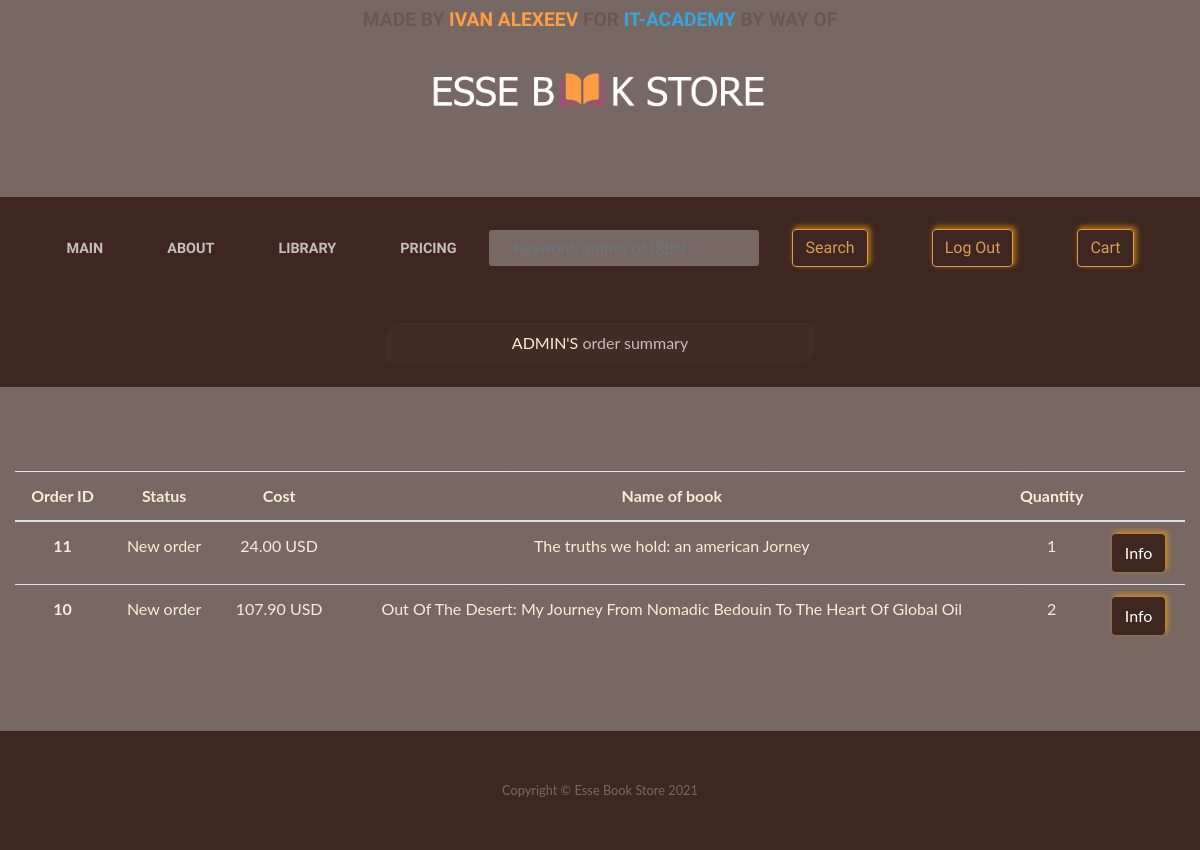
The app's page /profile/ (signed in), older data.
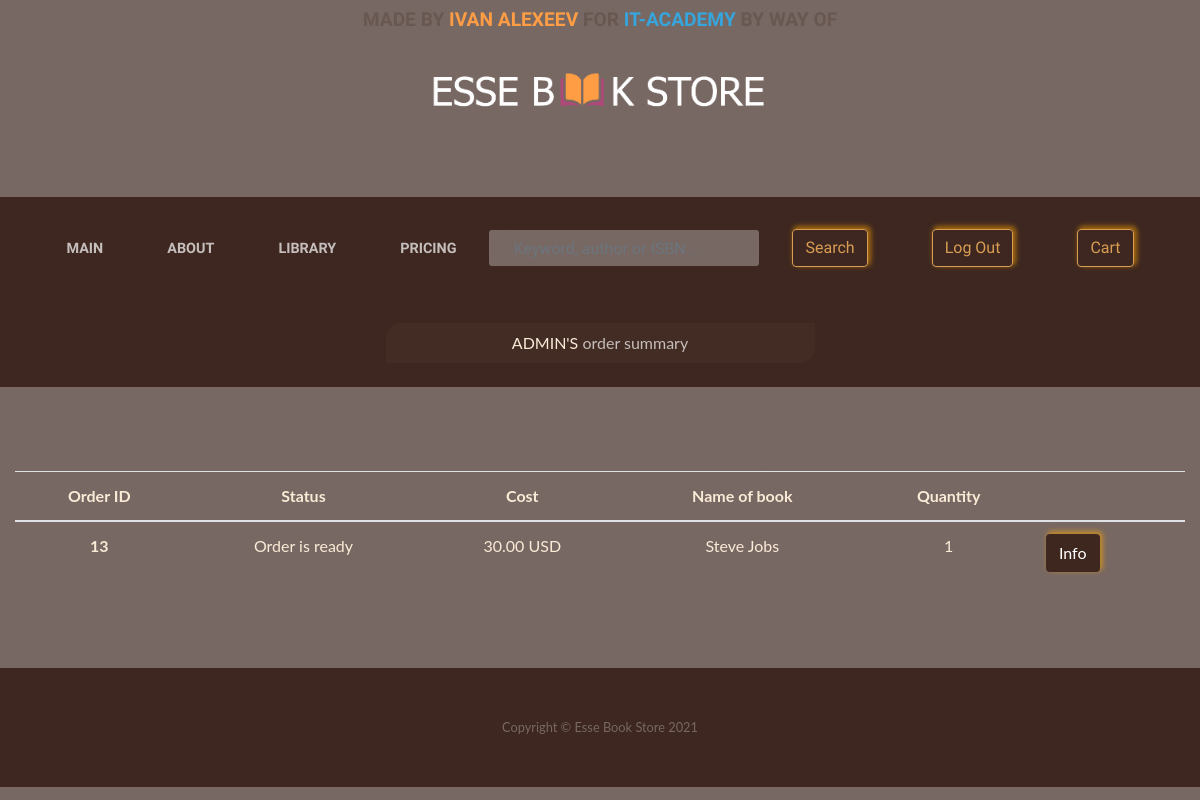
The same page, newer data.
### mainapp/models.py (models this page shows, shortened)
class Order(models.Model):
    STATUS_NEW = 'new'
    STATUS_IN_PROGRESS = 'in_progress'
    STATUS_READY = 'is_ready'
    STATUS_COMPLETED = 'completed'
    PURCHASE_TYPE_SELF = 'self'
    PURCHASE_TYPE_DELIVERY = 'delivery'
    STATUS_CHOICES = (
        (STATUS_NEW, 'New order'),
        (STATUS_IN_PROGRESS, 'Order in progress'),
        (STATUS_READY, 'Order is ready'),
        (STATUS_COMPLETED, 'Order is completed')
    )
    PURCHASE_TYPE_CHOICES = (
        (PURCHASE_TYPE_SELF, 'Self-pickup'),
        (PURCHASE_TYPE_DELIVERY, 'Delivery')
    )
    customer = models.ForeignKey(Customer, verbose_name='Customer', related_name='related_orders', on_delete=CASCADE)
    first_name = models.CharField(max_length=255, verbose_name='First name')
    last_name = models.CharField(max_length=255, verbose_name='Last name')
    phone = models.CharField(max_length=20, verbose_name='Phone number')
    cart = models.ForeignKey(Cart, verbose_name='Cart', on_delete=CASCADE, null=True, blank=True)
    address = models.CharField(max_length=1024, verbose_name='Address', null=True, blank=True)
    status = models.CharField(
        max_length=100,
        verbose_name='Order status',
        choices=STATUS_CHOICES,
        default=STATUS_NEW
    )
    purchase_type = models.CharField(
        max_length=100,
        verbose_name='Purchase type',
        choices=PURCHASE_TYPE_CHOICES,
        default=PURCHASE_TYPE_SELF
    )
    comment = models.TextField(verbose_name='Comment form', null=True, blank=True)
    created_at = models.DateTimeField(auto_now=True, verbose_name='Order creating date')
    order_date = models.DateField(verbose_name='Order processing date', default=timezone.now)

class Cart(models.Model):
    owner = models.ForeignKey('Customer', null=True, verbose_name='Owner', on_delete=CASCADE)
    products = models.ManyToManyField(CartProduct, blank=True, related_name='related_cart')
    total_products = models.PositiveIntegerField(default=0)
    final_price = models.DecimalField(max_digits=9, default=0, decimal_places=2, verbose_name='Total cost')
    in_order = models.BooleanField(default=False)
    for_anonymous_user = models.BooleanField(default=False)

class CartProduct(models.Model):
    user = models.ForeignKey('Customer', verbose_name='Customer', on_delete=models.CASCADE)
    cart = models.ForeignKey('Cart', verbose_name='Cart', on_delete=models.CASCADE, related_name='related_products')
    content_type = models.ForeignKey(ContentType, on_delete=CASCADE)
    object_id = models.PositiveIntegerField()
    content_object = GenericForeignKey('content_type', 'object_id')
    quantity = models.PositiveIntegerField(default=1)
    final_price = models.DecimalField(max_digits=9, decimal_places=2, verbose_name='Total cost')

class Product(models.Model):
    MIN_RESOLUTION = (400,400)
    MAX_RESOLUTION = (4000,4000)
    MAX_IMAGE_SIZE = 3145728
    class Meta:
        abstract=True
    category = models.ForeignKey(Category, verbose_name='Category', on_delete=models.CASCADE)
    title = models.CharField(max_length=255, verbose_name='Book Title')
    slug = models.SlugField(unique=True)
    image = models.ImageField(verbose_name='Image')
    description = models.TextField(verbose_name='Annotation', null = True)
    price = models.DecimalField(max_digits=9, decimal_places=2, verbose_name='Price')

class Biography(Product):
    authorship = models.CharField(max_length=255, verbose_name='Author:')
    book_format = models.CharField(max_length=255, verbose_name='Format:', null=False, blank=False)
    publisher = models.CharField(max_length=255, verbose_name='Publisher:')
    the_year_of_publishing = models.CharField(max_length=10, verbose_name='Published:')
    book_dimensions = models.CharField(max_length=10, verbose_name='Quantity of pages:')
    language = models.CharField(max_length=40, verbose_name='Language:')
    appropriate_for_ages = models.CharField(max_length=10, verbose_name='Appropriate for ages:')
    ISBN_13 = models.CharField(max_length=13, verbose_name='International Standard Book Number:')

### mainapp/views.py (the view)
# urls.py: path('profile/', ProfileView.as_view(), name='profile'),
class ProfileView(CartMixin, View):
    def get(self, request, *args, **kwargs):
        customer = Customer.objects.get(user=request.user)
        orders = Order.objects.filter(customer=customer).order_by('-created_at')
        categories = Category.objects.all()
        return render(
            request,
            'profile.html',
            {
                'orders': orders,
                'cart': self.cart,
                'categories':categories
            }
        )

### mainapp/mixins.py (called while the page is built)
    def dispatch(self, request, *args, **kwargs):
        if request.user.is_authenticated:
            customer = Customer.objects.filter(user=request.user).first()
            if not customer:
                customer = Customer.objects.create(
                    user=request.user
                )
            cart = Cart.objects.filter(owner=customer, in_order=False).first()
            if not cart:
                cart = Cart.objects.create(owner=customer)
        else:
            cart = Cart.objects.filter(for_anonymous_user=True).first()
            if not cart:
                cart = Cart.objects.create(for_anonymous_user=True)
        self.cart = cart
        return super().dispatch(request, *args, **kwargs)

### mainapp/models.py (called while the page is built)
    def get_queryset(self):
        return super().get_queryset()

### mainapp/templates/profile.html (shortened to what this page needs)
{% load static %}
<!DOCTYPE html>
<html lang="en-us">
<head>
    <link href="../../static/vendor/bootstrap/css/bootstrap.min.css" rel="stylesheet">
    <link href="../../static/css/business-casual.css" rel="stylesheet">
</head>
<body>
    <h1 class="site-heading text-center text-white d-none d-lg-block">
        <span class="site-heading-upper text-primary mb-3">Made by <a href="https://github.com/alexeevivan" target="_blank" style="color: #FF9D45FF"> Ivan Alexeev</a> for <a href="https://it-academy.by" target="_blank" style="color: #36A5DCFF">IT-Academy</a> by way of <div style="margin-top: 10px;"></div></span>
        <span>
            <a href="{% url 'base' %}">
                <img src="../../static/img/logo.png" style="width: 30%; height: 30%; margin-top: 2%">
            </a>
        </span>
    </h1>
    <nav class="navbar navbar-expand-lg navbar-dark py-lg-4" id="mainNav">
        <div class="collapse navbar-collapse" id="navbarResponsive">
            <ul class="navbar-nav mx-auto">
                <li class="nav-item px-lg-4 mb-auto mt-auto">
                    <a class="nav-link text-uppercase text-expanded" href="{% url 'base' %}">
                        Main
                    </a>
                </li>
                <li class="nav-item px-lg-4 mb-auto mt-auto">
                    <a class="nav-link text-uppercase text-expanded" href="{% url 'about' %}">
                        About
                    </a>
                </li>
                <li class="nav-item px-lg-4 mb-auto mt-auto">
                    <a class="nav-link text-uppercase text-expanded" href="{% url 'library' %}">
                        Library
                    </a>
                </li>
                <li class="nav-item px-lg-4 mb-auto mt-auto">
                    <a class="nav-link text-uppercase text-expanded" href="{% url 'pricing' %}">
                        Pricing
                    </a>
                </li>
                <input class="form-control px-lg-4 mb-auto mt-auto" style="width: 17em;" type="search" placeholder="Keyword, author or ISBN ..." aria-label="Search">
                <ul class="navbar-nav px-lg-4 mb-auto mt-auto">
                    <li class="nav-item">
                        <a class="nav-link text-uppercase text-expanded" href="#">
                            <button class="btn btn-outline-light" style="border-color:rgba(217, 158, 84); color:#D99E54FF;">
                                <span>
                                    Search
                                </span>
                            </button>
                        </a>
                    </li>
                </ul>
                <li class="nav-item" style="marker: none;">
                    {% if request.user.is_authenticated %}
                        <li class="nav-item px-lg-4 mb-auto mt-auto">
                            <a class="nav-link text-uppercase text-expanded" href="{% url 'logout' %}">
                                <button class="btn btn-outline-light" style="border-color:rgba(217, 158, 84); color:#D99E54FF;">
                                    Log Out
                                </button>
                            </a>
                        </li>
                    {% endif %}
                </li>
                <ul class="navbar-nav px-lg-4 mb-auto mt-auto">
                    <li class="nav-item">
                        <a class="nav-link text-uppercase text-expanded" href="{% url 'cart' %}">
                            <button class="btn btn-outline-light" style="border-color:rgba(217, 158, 84); color:#D99E54FF;">
                                <span>
                                    Cart
                                </span>
                            </button>
                        </a>
                    </li>
                </ul>
            </ul>
        </div>
    </nav>
    <section class="bbb" style="padding-top: 1rem; padding-bottom: 1rem; background-color: rgba(47, 23, 15, 0.8);">
        <div class="container">
            <div class="row">
                <div class="col-xl-5 mx-auto">
                    <div class="bbb-inner text-center rounded-1" style="position: relative; padding: .5rem; margin: .5rem; border-top-left-radius: 1rem; border-bottom-right-radius: 1rem; background-color: rgb(69, 46, 38, 0.8);">
                        <span style="color:antiquewhite; text-transform: uppercase;">
                            {{ request.user.username }}'s
                        </span>
                        <span>
                            order summary
                        </span>
                    </div>
                </div>
            </div>
        </div>
    </section>
    {% if not orders.count %}
        <div class="col-md-12 text-center" style="margin-top: 5%; margin-bottom: 5%;">
            <h3 style="font-weight:200;">
                You have no orders yet
            </h3>
        </div>
    {% else %}
    <div class="col-md-12" style="margin-top: 7%; margin-bottom: 7%;">
        <table class="table">
            <thead class="text-center">
                <th scope="col">Order ID</th>
                <th scope="col">Status</th>
                <th scope="col">Cost</th>
                <th scope="col">Name of book</th>
                <th scope="col">Quantity</th>
                <th scope="col"></th>
            </thead>
            <tbody>
                {% for order in orders %}
                    <tr>
                        <th scope="row" class="text-center">{{ order.id }}</th>
                        <td class="text-center">{{ order.get_status_display }}</td>
                        <td class="text-center">{{ order.cart.final_price }} USD</td>
                        <td class="text-center">
                            {% for item in order.cart.products.all %}
                                {{ item.content_object.title }}
                            {% endfor %}
                        </td>
                        <td class="text-center">
                            {% for item in order.cart.products.all %}
                                {{ item.quantity }}
                            {% endfor %}
                        </td>
                    <td>
                        <button type="button" class="btn btn-primary" data-toggle="modal" data-target="#myModal-{{ order.id }}">
                            Info
                        </button>
                    </td>
                    </tr>
                {% endfor %}
            </tbody>
        </table>
    </div>
    {% endif %}
    <footer class="footer text-faded text-center py-5">
        <div class="container">
            <p class="m-0 small">
                Copyright &copy; Esse Book Store 2021
            </p>
        </div>
    </footer>
</body>
</html>

### static/css/business-casual.css (style rules this page uses)
body { font-family: 'Lato', sans-serif; background-image: linear-gradient(rgba(47, 23, 15, 0.65), rgba(47, 23, 15, 0.65)), url("../img/bg.jpg"); color: rgba(197,190,188); background-attachment: fixed; background-position: center; background-size: cover; padding-top: 10px; }
h1,h2,h3,h4,h5,h6 { font-family: 'Raleway'; }
p { line-height: 1.75; }
.text-faded { color: rgba(255, 255, 255, 0.3); }
.site-heading { margin-bottom: 5rem; text-transform: uppercase; line-height: 1; font-family: 'Raleway'; }
.site-heading .site-heading-upper { display: block; font-size: 1.2rem; font-weight: 800; }
#mainNav { background-color: rgba(47, 23, 15, 0.8); font-family: 'Raleway'; }
#mainNav .navbar-nav .nav-item .nav-link { color: rgba(255, 255, 255, 0.7); font-weight: 800; }
@media (min-width: 992px) { #mainNav .navbar-nav .nav-item .nav-link { font-size: 0.9rem; } }
.bbb { padding-top: 1rem; padding-bottom: 1rem; background-color: rgba(47, 23, 15, 0.8); }
.bbb .bbb-inner { position: relative; padding: .5rem; margin: .5rem; border-top-left-radius: 1rem; border-bottom-right-radius: 1rem; background-color: rgb(69, 46, 38, 0.8); }
.footer { background-color: rgba(47, 23, 15, 0.8); }
.text-primary { color: rgba(47, 23, 15, 0.2) !important; }
.btn { box-shadow: 2px -2px 5px 1px rgba(253, 164, 0, 0.541); }
.btn-primary { background-color: #3E271FFF; border-color: #e6a85600; }
.py-lg-4 { padding-top: 1.5rem!important; padding-bottom: 1.5rem!important; }
.table { --bs-table-bg: transparent; --bs-table-striped-color: #212529; --bs-table-striped-bg: rgba(0, 0, 0, 0.05); --bs-table-active-color: #212529; --bs-table-active-bg: rgba(0, 0, 0, 0.1); --bs-table-hover-color: #212529; --bs-table-hover-bg: rgba(0, 0, 0, 0.075); width: 100%; margin-bottom: 1rem; color: antiquewhite; vertical-align: top; border-color: #dee2e6; }
.form-control { display: block; padding: auto; width: 100%; height: calc(1.5em + .75rem + 2px); padding: .375rem .75rem; font-size: 1rem; font-weight: 500; line-height: 1.5; color: #000000; background-color: rgba(255, 255, 255, 0.3); background-clip: padding-box; border: 1px solid #ced4da00; border-radius: .25rem; transition: border-color .15s ease-in-out,box-shadow .15s ease-in-out; }

Row changes from the older to the newer data that the page shows:
removed Order: id "11", status "New order", cart.final_price "24.00"
removed CartProduct: content_object "The truths we hold: an american Jorney", quantity "1"
removed Order: id "10", status "New order", cart.final_price "107.90"
removed CartProduct: content_object "Out Of The Desert: My Journey From Nomadic Bedouin To The Heart Of Global Oil", quantity "2"
added Order: id "13", status "Order is ready", cart.final_price "30.00"
added CartProduct: content_object "Steve Jobs", quantity "1"
